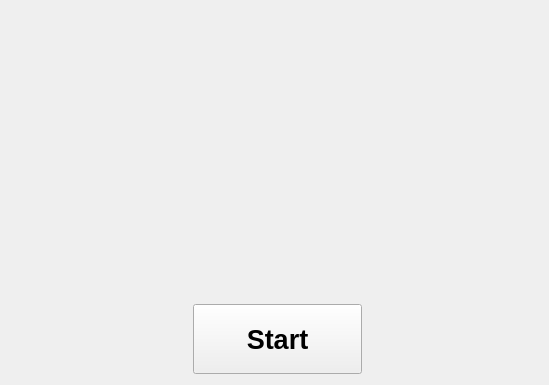
<?xml version="1.0" encoding="UTF-8"?>
<ui version="4.0">
 <class>MainWindow</class>
 <widget class="QMainWindow" name="MainWindow">
  <property name="geometry">
   <rect>
    <x>0</x>
    <y>0</y>
    <width>549</width>
    <height>385</height>
   </rect>
  </property>
  <property name="windowTitle">
   <string>MainWindow</string>
  </property>
  <widget class="QWidget" name="centralWidget">
   <layout class="QGridLayout" name="gridLayout">
    <item row="2" column="0">
     <spacer name="horizontalSpacer">
      <property name="orientation">
       <enum>Qt::Horizontal</enum>
      </property>
      <property name="sizeHint" stdset="0">
       <size>
        <width>40</width>
        <height>20</height>
       </size>
      </property>
     </spacer>
    </item>
    <item row="0" column="0" colspan="4" alignment="Qt::AlignVCenter">
     <widget class="QLabel" name="label">
      <property name="text">
       <string/>
      </property>
     </widget>
    </item>
    <item row="2" column="3">
     <spacer name="horizontalSpacer_2">
      <property name="orientation">
       <enum>Qt::Horizontal</enum>
      </property>
      <property name="sizeHint" stdset="0">
       <size>
        <width>40</width>
        <height>20</height>
       </size>
      </property>
     </spacer>
    </item>
    <item row="2" column="2">
     <widget class="QPushButton" name="startButton">
      <property name="enabled">
       <bool>true</bool>
      </property>
      <property name="sizePolicy">
       <sizepolicy hsizetype="Expanding" vsizetype="Fixed">
        <horstretch>0</horstretch>
        <verstretch>0</verstretch>
       </sizepolicy>
      </property>
      <property name="minimumSize">
       <size>
        <width>99</width>
        <height>70</height>
       </size>
      </property>
      <property name="font">
       <font>
        <pointsize>20</pointsize>
        <weight>75</weight>
        <bold>true</bold>
       </font>
      </property>
      <property name="text">
       <string>Start</string>
      </property>
     </widget>
    </item>
   </layout>
  </widget>
 </widget>
 <layoutdefault spacing="6" margin="11"/>
 <resources/>
 <connections/>
</ui>
